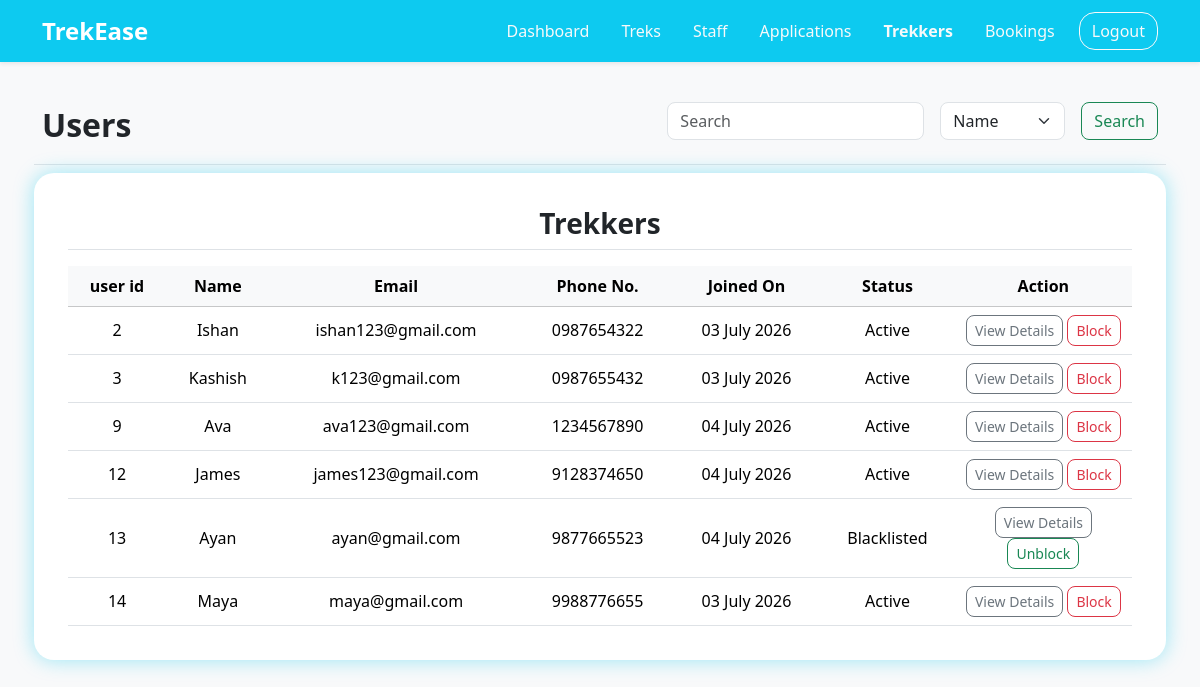
Screenshot of /users with the database file from the repository.
### application/models.py (models this page shows)
class User(db.Model):
    __tablename__ = "user"
    id = db.Column(db.Integer(), primary_key=True)
    username = db.Column(db.String(30), unique=True, nullable=False)
    name = db.Column(db.String(30), nullable=False)
    email = db.Column(db.String(80), unique=True, nullable=False)
    password = db.Column(db.String, nullable=False)
    phone_no = db.Column(db.String(10), unique=True)
    status = db.Column(db.String, default="Active")
    role = db.Column(db.String, default="user", nullable=True)
    created_at = db.Column(db.Date, default=date.today)
    bookings = db.relationship("Booking", backref="user")
    assigned_trek = db.relationship("Trek", backref="staff")

### application/controllers.py (the view)
@app.route("/users")
def users():
    trekkers = User.query.filter(User.role == 'user').all()
    return render_template("/admin/users.html",trekkers=trekkers)

### templates/admin/users.html (shortened to what this page needs)
<!DOCTYPE html>
<html lang="en">
<head>
    <link href="https://cdn.jsdelivr.net/npm/bootstrap@5.3.2/dist/css/bootstrap.min.css" rel="stylesheet">
    <link rel="stylesheet" href="/static/style.css">
</head>
<body class="d-flex flex-column min-vh-100 bg-light">
    <nav class="navbar navbar-expand-lg navbar-dark bg-info shadow-sm">
        <div class="container">
            <div class="navbar-brand ">
                <a class="navbar-brand fw-bold fs-4" href="admin_dashboard">TrekEase</a>
            </div>
                <ul class="nav align-items-center">
                    <li class="nav-item"><a class="nav-link active link-light" href="admin_dashboard">Dashboard</a></li>
                    <li class="nav-item"><a class="nav-link link-light" href="treks">Treks</a></li>
                    <li class="nav-item"><a class="nav-link link-light" href="staff">Staff</a></li>
                    <li class="nav-item"><a class="nav-link link-light" href="pending_staff">Applications</a></li>
                    <li class="nav-item"><a class="nav-link link-light fw-bold" href="#">Trekkers</a></li>
                    <li class="nav-item"><a class="nav-link link-light" href="bookings">Bookings</a></li>
                    <li class="nav-item ms-2">
                        <a href="/" class="btn btn-outline-light rounded-4">Logout</a>
                    </li>
                </ul>
            </div>
    </nav>
    <div class="container text-center">
        <div class="text-center mt-4">
            <div class="row my-4 g-3">
                <div class="mb-2 d-flex justify-content-between align-items-center w-100 border-bottom pb-2">
                    <h2 class="fw-semibold">Users</h2>
                    <form class="row g-3">
                        <div class="col-auto">
                            <input type="text" class="form-control rounded-3" placeholder="Search" name="keyword">
                        </div>
                        <div class="col-auto">
                            <select class="form-select rounded-3" aria-label="Default select example" name="parameter">
                                <option value="3">Name</option>
                            </select>
                        </div>
                        <div class="col-auto">
                            <input type="submit" class="btn btn-outline-success rounded-3 mb-3" value="Search">
                        </div>
                    </form>
                </div>
                <div class="admin-tables mb-4">
                    <h3 class="fw-semibold mb-3 border-bottom pb-2">Trekkers</h3>
                    <table class="table table-hover align-middle mb-0">
                        <thead class="text-center table-light sticky-top">
                            <tr>
                                <th scope="col">user id</th>
                                <th scope="col">Name</th>
                                <th scope="col">Email</th>
                                <th scope="col">Phone No.</th>
                                <th scope="col">Joined On</th>
                                <th scope="col">Status</th>
                                <th scope="col">Action</th>
                            </tr>
                        </thead>
                        <tbody class="text-center">
                            {% for user in trekkers %}
                            <tr>
                                <td>{{user.id}}</td>
                                <td>{{user.name}}</td>
                                <td>{{user.email}}</td>
                                <td>{{user.phone_no}}</td>
                                <td>{{user.created_at.strftime("%d %B %Y")}}</td>
                                <td>{{user.status}}</td>
                                <td class="col-2">
                                    <a href="/details/1/user/{{user.id}}" class="btn btn-outline-secondary btn-sm rounded-3">View Details</a>
                                    {% if user.status == "Active" %}
                                    <a href="/admin_update/user/blacklist/{{user.id}}" class="btn btn-outline-danger btn-sm rounded-3">Block</a>
                                    {% else %}
                                    <a href="/admin_update/user/whitelist/{{user.id}}" class="btn btn-outline-success btn-sm rounded-3">Unblock</a>
                                    {% endif %}
                                </td>
                            </tr>
                            {% endfor %}
                        </tbody>
                    </table>
                </div>
            </div>
        </div>
    </div>
</body>
</html>

### static/style.css (style rules this page uses)
body { background-color: azure; }
.admin-tables { border: 2px grey; padding: 3%; min-width: 600px; min-height: 350px; margin-top: 5%; background-color: white; border-radius: 20px; height: fit-content; margin: auto; box-shadow: 0 0 20px rgba(13, 202, 240, 0.4); }

### rows the page displays
User: id "2", name "Ishan", email "ishan123@gmail.com", phone_no "0987654322", created_at "03 July 2026", status "Active"
User: id "3", name "Kashish", email "k123@gmail.com", phone_no "0987655432", created_at "03 July 2026", status "Active"
User: id "9", name "Ava", email "ava123@gmail.com", phone_no "1234567890", created_at "04 July 2026", status "Active"
User: id "12", name "James", email "james123@gmail.com", phone_no "9128374650", created_at "04 July 2026", status "Active"
User: id "13", name "Ayan", email "ayan@gmail.com", phone_no "9877665523", created_at "04 July 2026", status "Blacklisted"
User: id "14", name "Maya", email "maya@gmail.com", phone_no "9988776655", created_at "03 July 2026", status "Active"
